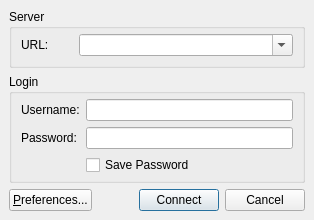
<ui version="4.0" >
 <class>connectDialog</class>
 <widget class="QDialog" name="connectDialog" >
  <property name="geometry" >
   <rect>
    <x>0</x>
    <y>0</y>
    <width>314</width>
    <height>217</height>
   </rect>
  </property>
  <property name="sizePolicy" >
   <sizepolicy vsizetype="MinimumExpanding" hsizetype="MinimumExpanding" >
    <horstretch>0</horstretch>
    <verstretch>0</verstretch>
   </sizepolicy>
  </property>
  <property name="windowTitle" >
   <string>Connect</string>
  </property>
  <property name="windowIcon" >
   <iconset resource="../../user.qrc" >
    <normaloff>:/icons/icons/connect24.png</normaloff>:/icons/icons/connect24.png</iconset>
  </property>
  <layout class="QVBoxLayout" >
   <property name="margin" >
    <number>9</number>
   </property>
   <item>
    <layout class="QVBoxLayout" >
     <item>
      <widget class="QGroupBox" name="serverGroupBox" >
       <property name="sizePolicy" >
        <sizepolicy vsizetype="Fixed" hsizetype="Preferred" >
         <horstretch>0</horstretch>
         <verstretch>0</verstretch>
        </sizepolicy>
       </property>
       <property name="title" >
        <string>Server</string>
       </property>
       <layout class="QHBoxLayout" >
        <property name="topMargin" >
         <number>5</number>
        </property>
        <item>
         <widget class="QLabel" name="urlLabel" >
          <property name="sizePolicy" >
           <sizepolicy vsizetype="Preferred" hsizetype="Fixed" >
            <horstretch>0</horstretch>
            <verstretch>0</verstretch>
           </sizepolicy>
          </property>
          <property name="minimumSize" >
           <size>
            <width>52</width>
            <height>0</height>
           </size>
          </property>
          <property name="text" >
           <string>URL:</string>
          </property>
         </widget>
        </item>
        <item>
         <widget class="QComboBox" name="urlComboBox" >
          <property name="editable" >
           <bool>true</bool>
          </property>
          <property name="sizeAdjustPolicy" >
           <enum>QComboBox::AdjustToContentsOnFirstShow</enum>
          </property>
         </widget>
        </item>
       </layout>
      </widget>
     </item>
     <item>
      <widget class="QGroupBox" name="loginGroupBox" >
       <property name="sizePolicy" >
        <sizepolicy vsizetype="Fixed" hsizetype="Preferred" >
         <horstretch>0</horstretch>
         <verstretch>0</verstretch>
        </sizepolicy>
       </property>
       <property name="title" >
        <string>Login</string>
       </property>
       <layout class="QGridLayout" >
        <property name="topMargin" >
         <number>5</number>
        </property>
        <property name="bottomMargin" >
         <number>5</number>
        </property>
        <item row="0" column="0" >
         <widget class="QLabel" name="usernameLabel" >
          <property name="sizePolicy" >
           <sizepolicy vsizetype="Preferred" hsizetype="Fixed" >
            <horstretch>0</horstretch>
            <verstretch>0</verstretch>
           </sizepolicy>
          </property>
          <property name="text" >
           <string>Username:</string>
          </property>
         </widget>
        </item>
        <item row="0" column="1" >
         <widget class="QLineEdit" name="usernameLineEdit" />
        </item>
        <item row="1" column="0" >
         <widget class="QLabel" name="passwordLabel" >
          <property name="sizePolicy" >
           <sizepolicy vsizetype="Preferred" hsizetype="Fixed" >
            <horstretch>0</horstretch>
            <verstretch>0</verstretch>
           </sizepolicy>
          </property>
          <property name="text" >
           <string>Password:</string>
          </property>
         </widget>
        </item>
        <item row="1" column="1" >
         <widget class="QLineEdit" name="passwordLineEdit" >
          <property name="echoMode" >
           <enum>QLineEdit::Password</enum>
          </property>
         </widget>
        </item>
        <item row="2" column="1" >
         <widget class="QCheckBox" name="savePasswordCheckBox" >
          <property name="sizePolicy" >
           <sizepolicy vsizetype="Fixed" hsizetype="Fixed" >
            <horstretch>0</horstretch>
            <verstretch>0</verstretch>
           </sizepolicy>
          </property>
          <property name="text" >
           <string>Save Password</string>
          </property>
         </widget>
        </item>
       </layout>
      </widget>
     </item>
     <item>
      <spacer>
       <property name="orientation" >
        <enum>Qt::Vertical</enum>
       </property>
       <property name="sizeHint" stdset="0" >
        <size>
         <width>20</width>
         <height>0</height>
        </size>
       </property>
      </spacer>
     </item>
     <item>
      <layout class="QHBoxLayout" >
       <item>
        <widget class="QPushButton" name="preferencesButton" >
         <property name="text" >
          <string>&amp;Preferences...</string>
         </property>
         <property name="autoDefault" >
          <bool>false</bool>
         </property>
        </widget>
       </item>
       <item>
        <spacer>
         <property name="orientation" >
          <enum>Qt::Horizontal</enum>
         </property>
         <property name="sizeHint" stdset="0" >
          <size>
           <width>40</width>
           <height>20</height>
          </size>
         </property>
        </spacer>
       </item>
       <item>
        <widget class="QPushButton" name="connectButton" >
         <property name="text" >
          <string>Connect</string>
         </property>
         <property name="default" >
          <bool>true</bool>
         </property>
        </widget>
       </item>
       <item>
        <widget class="QPushButton" name="cancelButton" >
         <property name="text" >
          <string>Cancel</string>
         </property>
        </widget>
       </item>
      </layout>
     </item>
    </layout>
   </item>
  </layout>
 </widget>
 <resources>
  <include location="../../user.qrc" />
  <include location="../../user.qrc" />
 </resources>
 <connections/>
</ui>
